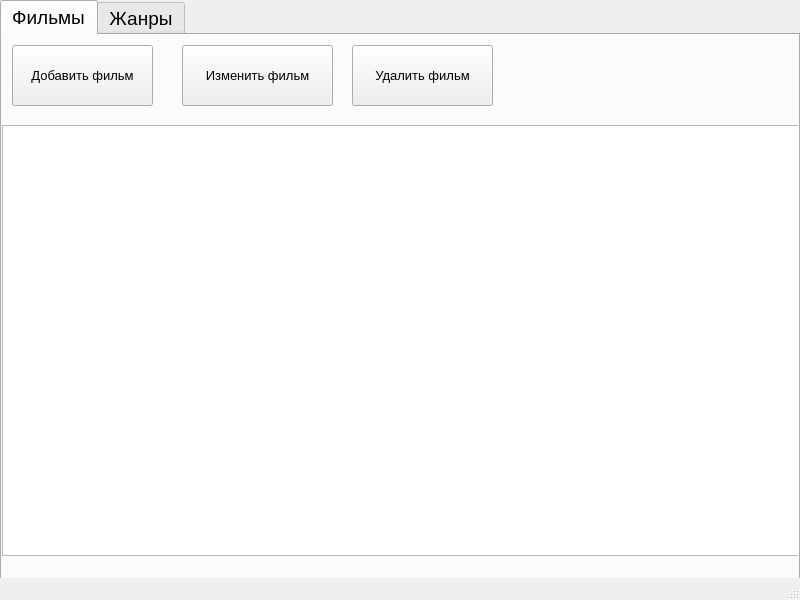
<?xml version="1.0" encoding="UTF-8"?>
<ui version="4.0">
 <class>MainWindow</class>
 <widget class="QMainWindow" name="MainWindow">
  <property name="geometry">
   <rect>
    <x>0</x>
    <y>0</y>
    <width>800</width>
    <height>600</height>
   </rect>
  </property>
  <property name="minimumSize">
   <size>
    <width>800</width>
    <height>600</height>
   </size>
  </property>
  <property name="maximumSize">
   <size>
    <width>800</width>
    <height>600</height>
   </size>
  </property>
  <property name="windowTitle">
   <string>Фильмотека</string>
  </property>
  <widget class="QWidget" name="centralwidget">
   <widget class="QTabWidget" name="tabWidget">
    <property name="geometry">
     <rect>
      <x>0</x>
      <y>0</y>
      <width>800</width>
      <height>600</height>
     </rect>
    </property>
    <property name="font">
     <font>
      <pointsize>14</pointsize>
     </font>
    </property>
    <property name="toolTip">
     <string>&lt;html&gt;&lt;head/&gt;&lt;body&gt;&lt;p&gt;gfbddfx&lt;/p&gt;&lt;/body&gt;&lt;/html&gt;</string>
    </property>
    <property name="currentIndex">
     <number>0</number>
    </property>
    <property name="iconSize">
     <size>
      <width>30</width>
      <height>30</height>
     </size>
    </property>
    <widget class="QWidget" name="filmsTab">
     <attribute name="title">
      <string>Фильмы</string>
     </attribute>
     <widget class="QPushButton" name="addFilmButton">
      <property name="geometry">
       <rect>
        <x>10</x>
        <y>10</y>
        <width>141</width>
        <height>61</height>
       </rect>
      </property>
      <property name="font">
       <font>
        <pointsize>10</pointsize>
       </font>
      </property>
      <property name="text">
       <string>Добавить фильм</string>
      </property>
     </widget>
     <widget class="QPushButton" name="editFilmButton">
      <property name="geometry">
       <rect>
        <x>180</x>
        <y>10</y>
        <width>151</width>
        <height>61</height>
       </rect>
      </property>
      <property name="font">
       <font>
        <pointsize>10</pointsize>
       </font>
      </property>
      <property name="text">
       <string>Изменить фильм</string>
      </property>
     </widget>
     <widget class="QPushButton" name="deleteFilmButton">
      <property name="geometry">
       <rect>
        <x>350</x>
        <y>10</y>
        <width>141</width>
        <height>61</height>
       </rect>
      </property>
      <property name="font">
       <font>
        <pointsize>10</pointsize>
       </font>
      </property>
      <property name="text">
       <string>Удалить фильм</string>
      </property>
     </widget>
     <widget class="QTableWidget" name="filmsTable">
      <property name="geometry">
       <rect>
        <x>0</x>
        <y>90</y>
        <width>801</width>
        <height>431</height>
       </rect>
      </property>
     </widget>
    </widget>
    <widget class="QWidget" name="genresTab">
     <attribute name="title">
      <string>Жанры</string>
     </attribute>
     <widget class="QPushButton" name="addGenreButton">
      <property name="geometry">
       <rect>
        <x>10</x>
        <y>10</y>
        <width>161</width>
        <height>61</height>
       </rect>
      </property>
      <property name="font">
       <font>
        <pointsize>10</pointsize>
       </font>
      </property>
      <property name="text">
       <string>Добавить жанр</string>
      </property>
     </widget>
     <widget class="QPushButton" name="editGenreButton">
      <property name="geometry">
       <rect>
        <x>190</x>
        <y>10</y>
        <width>171</width>
        <height>61</height>
       </rect>
      </property>
      <property name="font">
       <font>
        <pointsize>10</pointsize>
       </font>
      </property>
      <property name="text">
       <string>Редактировать жанр</string>
      </property>
     </widget>
     <widget class="QPushButton" name="deleteGenreButton">
      <property name="geometry">
       <rect>
        <x>390</x>
        <y>10</y>
        <width>131</width>
        <height>61</height>
       </rect>
      </property>
      <property name="font">
       <font>
        <pointsize>10</pointsize>
       </font>
      </property>
      <property name="text">
       <string>Удалить жанр</string>
      </property>
     </widget>
     <widget class="QTableWidget" name="genresTable">
      <property name="geometry">
       <rect>
        <x>0</x>
        <y>90</y>
        <width>801</width>
        <height>441</height>
       </rect>
      </property>
     </widget>
    </widget>
   </widget>
  </widget>
  <widget class="QStatusBar" name="statusbar"/>
 </widget>
 <resources/>
 <connections/>
</ui>
